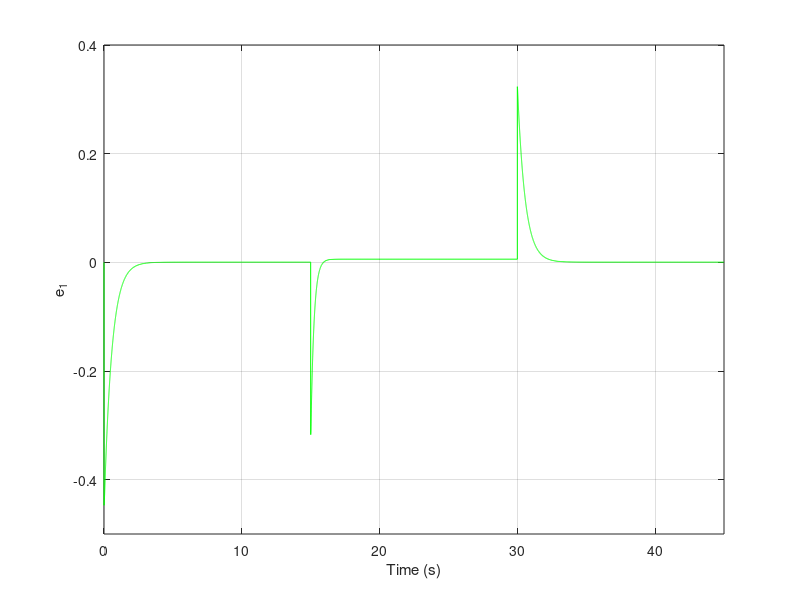
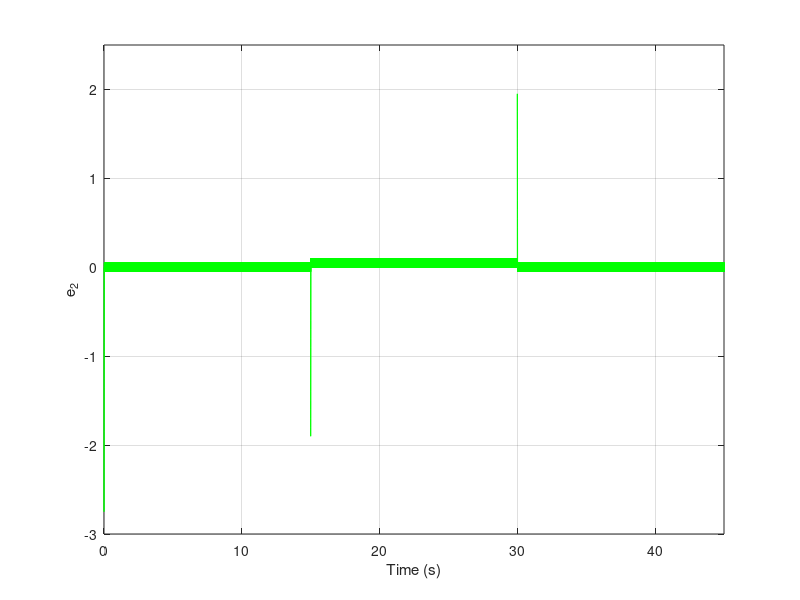

The MATLAB script that drew these images, in order: (Note: this script raises an error after producing the figures.)
x(1)=0.;
t(1)=0;
y(1)=0.;
n=45000;
tmax=45;
dt=tmax/n;
Q=10;
R=0.01;
m(1)=1;
alpha=1;
betta=100;
lambda=0.3;
gamma=20;
B=1;
Da=0.072;
r1(1)=0.;
r2(1)=0.;
e1(1)=x(1)-r1(1);
e2(1)=y(1)-r2(1);
u(1)=0;

for i=1:n-1,   

m(i+1)=m(i)+1;
    
g1(i)=0;
g2(i)=lambda;

f1(i)=x(i)+dt*(-alpha*x(i)+Da*(1-x(i))*exp(y(i)/(1+y(i)/gamma)));    
f2(i)=y(i)+dt*(-alpha*y(i)+B*Da*(1-x(i))*exp(y(i)/(1+y(i)/gamma)));

t(i+1)=t(i)+dt;

   if 0<=t(i+1) & t(i+1)<=15
    r1(i+1)=0.4472;
    elseif 15<t(i+1) & t(i+1)<30
    r1(i+1)=0.7646;
    elseif 30<=t(i+1) & t(i+1)<tmax 
    r1(i+1)=0.4472;
    end

   if 0<=t(i+1) & t(i+1)<=15
    r2(i+1)=2.752;
    elseif 15<t(i+1) & t(i+1)<30
    r2(i+1)=4.7052;
    elseif 30<=t(i+1) & t(i+1)<tmax 
    r2(i+1)=2.752;
   end
    
if (y(i)-r2(i))>0 
S(i)=1;
elseif (y(i)-r2(i))<0
S(i)=-1;
else 
S(i)=0;  
end 

u(i)=-1/g2(i)*(-betta*S(i)+r2(i+1)-r2(i)-f2(i));
   
x(i+1)=f1(i);    
y(i+1)=y(i)+dt*(-betta*S(i)+r2(i+1)-r2(i)); 

e1(i+1)=x(i+1)-r1(i+1);
e2(i+1)=y(i+1)-r2(i+1);
  
end

if (y(n)-r2(n))>0 
S(n)=1;
elseif (y(n)-r2(n))<0
S(n)=-1;
else 
S(n)=0;  
end 

for j=1:n-1,      
    tt(j)=t(j);    
end

figure(1)
plot(t,e1,'g-')
ylabel('e_1')
xlabel('Time (s)')
axis([0 tmax -0.5 0.4])
grid

figure(2)
plot(t,e2,'g-')
ylabel('e_2')
xlabel('Time (s)')
axis([0 tmax -3 2.5])
grid

writematrix([t', e1', e2'], 'fig2c_reference.csv');
clear all;
